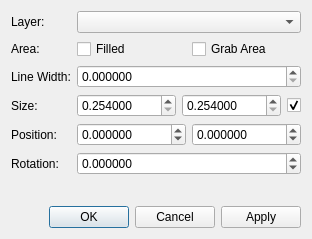
<?xml version="1.0" encoding="UTF-8"?>
<ui version="4.0">
 <class>librepcb::EllipsePropertiesDialog</class>
 <widget class="QDialog" name="librepcb::EllipsePropertiesDialog">
  <property name="geometry">
   <rect>
    <x>0</x>
    <y>0</y>
    <width>312</width>
    <height>239</height>
   </rect>
  </property>
  <property name="windowTitle">
   <string>Ellipse Properties</string>
  </property>
  <layout class="QVBoxLayout" name="verticalLayout">
   <item>
    <layout class="QFormLayout" name="formLayout">
     <property name="fieldGrowthPolicy">
      <enum>QFormLayout::AllNonFixedFieldsGrow</enum>
     </property>
     <item row="0" column="0">
      <widget class="QLabel" name="label">
       <property name="text">
        <string>Layer:</string>
       </property>
      </widget>
     </item>
     <item row="0" column="1">
      <widget class="QComboBox" name="cbxLayer"/>
     </item>
     <item row="1" column="0">
      <widget class="QLabel" name="label_8">
       <property name="text">
        <string>Area:</string>
       </property>
      </widget>
     </item>
     <item row="1" column="1">
      <layout class="QHBoxLayout" name="horizontalLayout">
       <item>
        <widget class="QCheckBox" name="cbxFillArea">
         <property name="text">
          <string>Filled</string>
         </property>
        </widget>
       </item>
       <item>
        <widget class="QCheckBox" name="cbxIsGrabArea">
         <property name="text">
          <string>Grab Area</string>
         </property>
        </widget>
       </item>
      </layout>
     </item>
     <item row="2" column="0">
      <widget class="QLabel" name="label_7">
       <property name="text">
        <string>Line Width:</string>
       </property>
      </widget>
     </item>
     <item row="2" column="1">
      <widget class="QDoubleSpinBox" name="spbLineWidth">
       <property name="decimals">
        <number>6</number>
       </property>
       <property name="maximum">
        <double>999.000000000000000</double>
       </property>
       <property name="singleStep">
        <double>0.100000000000000</double>
       </property>
      </widget>
     </item>
     <item row="3" column="0">
      <widget class="QLabel" name="label_2">
       <property name="text">
        <string>Size:</string>
       </property>
      </widget>
     </item>
     <item row="3" column="1">
      <layout class="QHBoxLayout" name="horizontalLayout_3">
       <item>
        <widget class="QDoubleSpinBox" name="spbWidth">
         <property name="decimals">
          <number>6</number>
         </property>
         <property name="minimum">
          <double>0.254000000000000</double>
         </property>
         <property name="maximum">
          <double>999.000000000000000</double>
         </property>
         <property name="singleStep">
          <double>0.254000000000000</double>
         </property>
        </widget>
       </item>
       <item>
        <widget class="QDoubleSpinBox" name="spbHeight">
         <property name="decimals">
          <number>6</number>
         </property>
         <property name="minimum">
          <double>0.254000000000000</double>
         </property>
         <property name="maximum">
          <double>999.000000000000000</double>
         </property>
         <property name="singleStep">
          <double>0.254000000000000</double>
         </property>
        </widget>
       </item>
       <item>
        <widget class="QCheckBox" name="cbxEnableHeightField">
         <property name="sizePolicy">
          <sizepolicy hsizetype="Fixed" vsizetype="Fixed">
           <horstretch>0</horstretch>
           <verstretch>0</verstretch>
          </sizepolicy>
         </property>
         <property name="text">
          <string/>
         </property>
         <property name="checked">
          <bool>true</bool>
         </property>
        </widget>
       </item>
      </layout>
     </item>
     <item row="4" column="0">
      <widget class="QLabel" name="label_4">
       <property name="text">
        <string>Position:</string>
       </property>
      </widget>
     </item>
     <item row="4" column="1">
      <layout class="QHBoxLayout" name="horizontalLayout_2">
       <item>
        <widget class="QDoubleSpinBox" name="spbPosX">
         <property name="decimals">
          <number>6</number>
         </property>
         <property name="minimum">
          <double>-9999.000000000000000</double>
         </property>
         <property name="maximum">
          <double>9999.000000000000000</double>
         </property>
         <property name="singleStep">
          <double>2.540000000000000</double>
         </property>
        </widget>
       </item>
       <item>
        <widget class="QDoubleSpinBox" name="spbPosY">
         <property name="decimals">
          <number>6</number>
         </property>
         <property name="minimum">
          <double>-9999.000000000000000</double>
         </property>
         <property name="maximum">
          <double>9999.000000000000000</double>
         </property>
         <property name="singleStep">
          <double>2.540000000000000</double>
         </property>
        </widget>
       </item>
      </layout>
     </item>
     <item row="5" column="0">
      <widget class="QLabel" name="label_5">
       <property name="text">
        <string>Rotation:</string>
       </property>
      </widget>
     </item>
     <item row="5" column="1">
      <widget class="QDoubleSpinBox" name="spbRotation">
       <property name="decimals">
        <number>6</number>
       </property>
       <property name="minimum">
        <double>-360.000000000000000</double>
       </property>
       <property name="maximum">
        <double>360.000000000000000</double>
       </property>
       <property name="singleStep">
        <double>45.000000000000000</double>
       </property>
      </widget>
     </item>
    </layout>
   </item>
   <item>
    <widget class="QDialogButtonBox" name="buttonBox">
     <property name="orientation">
      <enum>Qt::Horizontal</enum>
     </property>
     <property name="standardButtons">
      <set>QDialogButtonBox::Apply|QDialogButtonBox::Cancel|QDialogButtonBox::Ok</set>
     </property>
    </widget>
   </item>
  </layout>
 </widget>
 <resources/>
 <connections/>
</ui>
